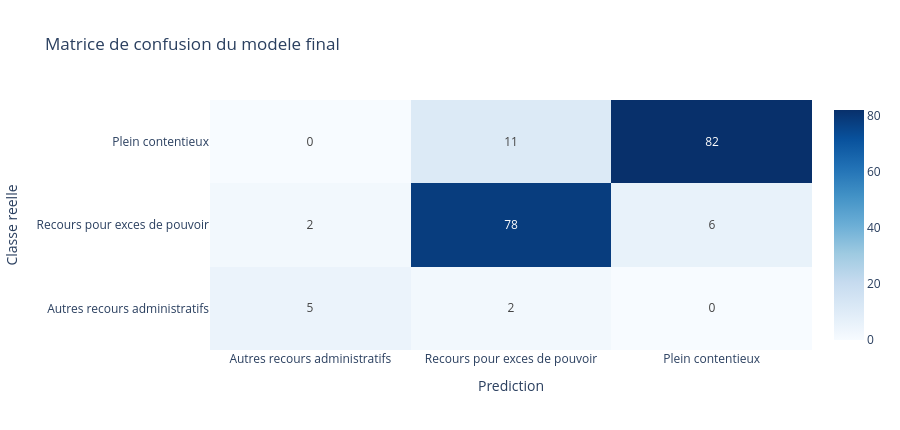

The cell this chart's notebook holds for it:
### Code cell
fig = go.Figure(data=go.Heatmap(
    z=conf_df.values,
    x=[humanize_category(value) for value in conf_df.columns.tolist()],
    y=[humanize_category(value) for value in conf_df.index.tolist()],
    text=conf_df.values,
    texttemplate='%{text}',
    colorscale='Blues',
    hovertemplate='Reel: %{y}<br>Predit: %{x}<br>Nombre: %{z}<extra></extra>',
))
fig.update_layout(template='plotly_white', height=430, title='Matrice de confusion du modele final', xaxis_title='Prediction', yaxis_title='Classe reelle')
fig.show()

### Figure 1 — Plotly figure (JSON) as saved in the notebook; plotly's stock layout.template omitted (floating-point values rounded to 4 significant figures)
{"data": [{"colorscale": [[0, "rgb(247,251,255)"], [0.125, "rgb(222,235,247)"], [0.25, "rgb(198,219,239)"], [0.375, "rgb(158,202,225)"], [0.5, "rgb(107,174,214)"], [0.625, "rgb(66,146,198)"], [0.75, "rgb(33,113,181)"], [0.875, "rgb(8,81,156)"], [1, "rgb(8,48,107)"]], "hovertemplate": "Reel: %{y}<br>Predit: %{x}<br>Nombre: %{z}<extra></extra>", "text": [[5, 2, 0], [2, 78, 6], [0, 11, 82]], "texttemplate": "%{text}", "type": "heatmap", "x": ["Autres recours administratifs", "Recours pour exces de pouvoir", "Plein contentieux"], "y": ["Autres recours administratifs", "Recours pour exces de pouvoir", "Plein contentieux"], "z": [[5, 2, 0], [2, 78, 6], [0, 11, 82]]}], "layout": {"height": 430, "title": {"text": "Matrice de confusion du modele final"}, "xaxis": {"title": {"text": "Prediction"}}, "yaxis": {"title": {"text": "Classe reelle"}}}}
